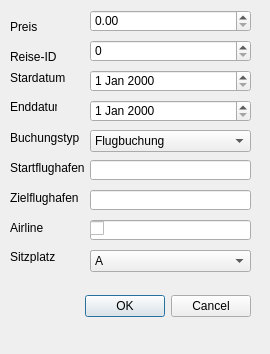
<?xml version="1.0" encoding="UTF-8"?>
<ui version="4.0">
 <class>NewBooking</class>
 <widget class="QDialog" name="NewBooking">
  <property name="geometry">
   <rect>
    <x>0</x>
    <y>0</y>
    <width>270</width>
    <height>354</height>
   </rect>
  </property>
  <property name="windowTitle">
   <string>Dialog</string>
  </property>
  <widget class="QDialogButtonBox" name="buttonBox">
   <property name="geometry">
    <rect>
     <x>-90</x>
     <y>290</y>
     <width>341</width>
     <height>32</height>
    </rect>
   </property>
   <property name="orientation">
    <enum>Qt::Horizontal</enum>
   </property>
   <property name="standardButtons">
    <set>QDialogButtonBox::Cancel|QDialogButtonBox::Ok</set>
   </property>
  </widget>
  <widget class="QLabel" name="lblPreis">
   <property name="geometry">
    <rect>
     <x>10</x>
     <y>20</y>
     <width>47</width>
     <height>13</height>
    </rect>
   </property>
   <property name="text">
    <string>Preis</string>
   </property>
  </widget>
  <widget class="QLabel" name="lblReiseID">
   <property name="geometry">
    <rect>
     <x>10</x>
     <y>50</y>
     <width>47</width>
     <height>13</height>
    </rect>
   </property>
   <property name="text">
    <string>Reise-ID</string>
   </property>
  </widget>
  <widget class="QLabel" name="lblStart">
   <property name="geometry">
    <rect>
     <x>10</x>
     <y>70</y>
     <width>61</width>
     <height>16</height>
    </rect>
   </property>
   <property name="text">
    <string>Stardatum</string>
   </property>
  </widget>
  <widget class="QLabel" name="lblEnde">
   <property name="geometry">
    <rect>
     <x>10</x>
     <y>100</y>
     <width>47</width>
     <height>13</height>
    </rect>
   </property>
   <property name="text">
    <string>Enddatum</string>
   </property>
  </widget>
  <widget class="QLabel" name="lblBuchungstyp">
   <property name="geometry">
    <rect>
     <x>10</x>
     <y>130</y>
     <width>71</width>
     <height>16</height>
    </rect>
   </property>
   <property name="text">
    <string>Buchungstyp</string>
   </property>
  </widget>
  <widget class="QLabel" name="lblBookingDetail1">
   <property name="geometry">
    <rect>
     <x>10</x>
     <y>160</y>
     <width>81</width>
     <height>16</height>
    </rect>
   </property>
   <property name="text">
    <string>Startflughafen</string>
   </property>
  </widget>
  <widget class="QLabel" name="lblBookingDetail2">
   <property name="geometry">
    <rect>
     <x>10</x>
     <y>190</y>
     <width>71</width>
     <height>16</height>
    </rect>
   </property>
   <property name="text">
    <string>Zielflughafen</string>
   </property>
  </widget>
  <widget class="QLabel" name="lblBookingDetail3">
   <property name="geometry">
    <rect>
     <x>10</x>
     <y>220</y>
     <width>91</width>
     <height>16</height>
    </rect>
   </property>
   <property name="text">
    <string>Airline</string>
   </property>
  </widget>
  <widget class="QDoubleSpinBox" name="SBPreis">
   <property name="geometry">
    <rect>
     <x>90</x>
     <y>10</y>
     <width>161</width>
     <height>22</height>
    </rect>
   </property>
  </widget>
  <widget class="QSpinBox" name="SBReiseID">
   <property name="geometry">
    <rect>
     <x>90</x>
     <y>40</y>
     <width>161</width>
     <height>22</height>
    </rect>
   </property>
  </widget>
  <widget class="QDateEdit" name="DEStart">
   <property name="geometry">
    <rect>
     <x>90</x>
     <y>70</y>
     <width>161</width>
     <height>22</height>
    </rect>
   </property>
  </widget>
  <widget class="QDateEdit" name="DEEnde">
   <property name="geometry">
    <rect>
     <x>90</x>
     <y>100</y>
     <width>161</width>
     <height>22</height>
    </rect>
   </property>
  </widget>
  <widget class="QComboBox" name="cBBuchungstyp">
   <property name="geometry">
    <rect>
     <x>90</x>
     <y>130</y>
     <width>161</width>
     <height>22</height>
    </rect>
   </property>
   <item>
    <property name="text">
     <string>Flugbuchung</string>
    </property>
   </item>
   <item>
    <property name="text">
     <string>Hotelbuchung</string>
    </property>
   </item>
   <item>
    <property name="text">
     <string>Mietwagenbuchung</string>
    </property>
   </item>
  </widget>
  <widget class="QLineEdit" name="lEBookingDetail1">
   <property name="geometry">
    <rect>
     <x>90</x>
     <y>160</y>
     <width>161</width>
     <height>20</height>
    </rect>
   </property>
  </widget>
  <widget class="QLineEdit" name="lEBookingDetail2">
   <property name="geometry">
    <rect>
     <x>90</x>
     <y>190</y>
     <width>161</width>
     <height>20</height>
    </rect>
   </property>
  </widget>
  <widget class="QLineEdit" name="lEBookingDetail3">
   <property name="geometry">
    <rect>
     <x>90</x>
     <y>220</y>
     <width>161</width>
     <height>20</height>
    </rect>
   </property>
  </widget>
  <widget class="QLabel" name="lblBookingDetail4">
   <property name="geometry">
    <rect>
     <x>10</x>
     <y>250</y>
     <width>47</width>
     <height>13</height>
    </rect>
   </property>
   <property name="text">
    <string>Sitzplatz</string>
   </property>
  </widget>
  <widget class="QLineEdit" name="lEBookingDetail4">
   <property name="geometry">
    <rect>
     <x>90</x>
     <y>250</y>
     <width>161</width>
     <height>20</height>
    </rect>
   </property>
  </widget>
  <widget class="QCheckBox" name="cBBookingDetail5">
   <property name="geometry">
    <rect>
     <x>90</x>
     <y>220</y>
     <width>70</width>
     <height>17</height>
    </rect>
   </property>
   <property name="text">
    <string/>
   </property>
  </widget>
  <widget class="QComboBox" name="cBSeat">
   <property name="geometry">
    <rect>
     <x>90</x>
     <y>250</y>
     <width>161</width>
     <height>22</height>
    </rect>
   </property>
   <item>
    <property name="text">
     <string>A</string>
    </property>
   </item>
   <item>
    <property name="text">
     <string>B</string>
    </property>
   </item>
   <item>
    <property name="text">
     <string>C</string>
    </property>
   </item>
   <item>
    <property name="text">
     <string>D</string>
    </property>
   </item>
   <item>
    <property name="text">
     <string>E</string>
    </property>
   </item>
   <item>
    <property name="text">
     <string>F</string>
    </property>
   </item>
  </widget>
 </widget>
 <resources/>
 <connections>
  <connection>
   <sender>buttonBox</sender>
   <signal>accepted()</signal>
   <receiver>NewBooking</receiver>
   <slot>accept()</slot>
   <hints>
    <hint type="sourcelabel">
     <x>248</x>
     <y>254</y>
    </hint>
    <hint type="destinationlabel">
     <x>157</x>
     <y>274</y>
    </hint>
   </hints>
  </connection>
  <connection>
   <sender>buttonBox</sender>
   <signal>rejected()</signal>
   <receiver>NewBooking</receiver>
   <slot>reject()</slot>
   <hints>
    <hint type="sourcelabel">
     <x>316</x>
     <y>260</y>
    </hint>
    <hint type="destinationlabel">
     <x>286</x>
     <y>274</y>
    </hint>
   </hints>
  </connection>
 </connections>
</ui>
